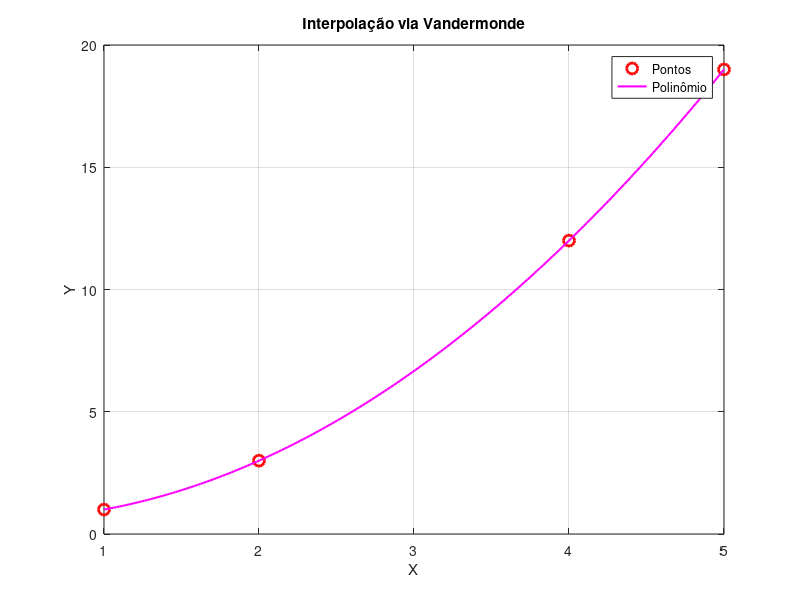

This chart was generated by the following MATLAB code:
function coefs = interp_vandermonde(X, Y)

    if nargin < 2
        X = [1, 2, 4, 5];
        Y = [1, 3, 12, 19];
        fprintf('Executando Interpolação de Vandermonde com pontos padrões:\n');
    end

    n = length(X);
    V = zeros(n, n);

    fprintf('\n========================================\n');
    fprintf(' INTERPOLAÇÃO POR VANDERMONDE\n');
    fprintf('========================================\n\n');

    % ============================
    % PASSO 1 - Mostrar pontos
    % ============================
    fprintf('Pontos fornecidos:\n');
    for i = 1:n
        fprintf('  P%d = (%.4f, %.4f)\n', i, X(i), Y(i));
    end
    fprintf('\n');

    % ============================
    % PASSO 2 - Construir V
    % ============================
    fprintf('Construindo matriz de Vandermonde V:\n\n');

    for i = 1:n
        for j = 1:n
            V(i,j) = X(i)^(j-1);
        end
    end

    disp(V);

    % ============================
    % PASSO 3 - Sistema
    % ============================
    fprintf('Sistema a resolver:\n');
    fprintf('V * a = Y\n\n');

    A_ext = [V, Y(:)];

    fprintf('Matriz estendida [V | Y]:\n');
    disp(A_ext);

    % ============================
    % PASSO 4 - Eliminação
    % ============================
    fprintf('Aplicando Eliminação de Gauss:\n\n');

    for k = 1:n-1
        fprintf('Passo %d:\n', k);
        for i = k+1:n
            m = A_ext(i,k) / A_ext(k,k);
            fprintf('  L%d = L%d - (%.4f)*L%d\n', i, i, m, k);
            A_ext(i,k:end) = A_ext(i,k:end) - m * A_ext(k,k:end);
        end
        disp(A_ext);
    end

    % ============================
    % PASSO 5 - Substituição
    % ============================
    coefs = zeros(n, 1);

    fprintf('Substituição retroativa:\n\n');

    coefs(n) = A_ext(n,end) / A_ext(n,n);
    fprintf('a%d = %.6f\n', n-1, coefs(n));

    for i = n-1:-1:1
        soma = 0;
        for j = i+1:n
            soma = soma + A_ext(i,j) * coefs(j);
        end
        coefs(i) = (A_ext(i,end) - soma) / A_ext(i,i);
        fprintf('a%d = %.6f\n', i-1, coefs(i));
    end

    % ============================
    % RESULTADO FINAL
    % ============================
    fprintf('\nCoeficientes finais:\n');
    disp(coefs);

    fprintf('Polinômio:\nP(x) = ');
    for i = 1:n
        fprintf('(%.4f)x^%d', coefs(i), i-1);
        if i < n
            fprintf(' + ');
        end
    end
    fprintf('\n\n');

    % ============================
    % DR
    % ============================
    Dr = 0;
    for i = 1:n
        val = 0;
        for j = 1:n
            val = val + coefs(j) * X(i)^(j-1);
        end
        res = abs(Y(i) - val);
        if res > Dr
            Dr = res;
        end
    end

    fprintf('>> DR = %.6e <<\n\n', Dr);

    % ============================
    % GRÁFICO
    % ============================
    x_g = linspace(min(X), max(X), 200);
    y_g = zeros(size(x_g));

    for k = 1:length(x_g)
        val = 0;
        for j = 1:n
            val = val + coefs(j) * x_g(k)^(j-1);
        end
        y_g(k) = val;
    end

    figure;
    plot(X, Y, 'ro', 'MarkerSize', 8, 'LineWidth', 2); hold on;
    plot(x_g, y_g, 'm-', 'LineWidth', 1.5);

    title('Interpolação via Vandermonde');
    xlabel('X'); ylabel('Y');
    grid on;
    legend('Pontos', 'Polinômio');
end
